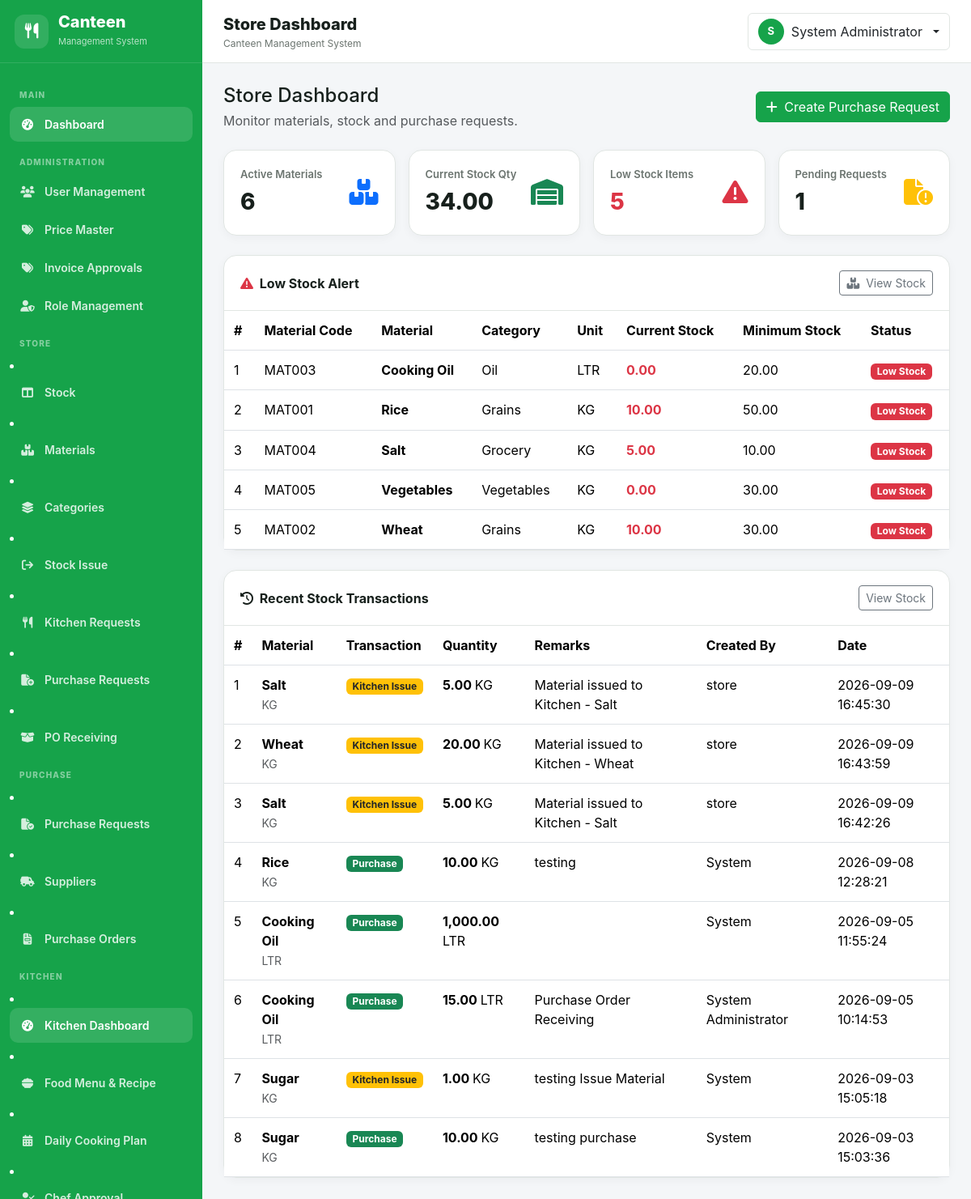
/store/dashboard.php (signed in), run on the app's committed database.
### tables this page shows
CREATE TABLE `materials` (
  `id` int(10) UNSIGNED NOT NULL,
  `material_code` varchar(50) DEFAULT NULL,
  `material_name` varchar(150) NOT NULL,
  `category` varchar(100) DEFAULT NULL,
  `unit` varchar(50) NOT NULL,
  `unit_price` decimal(10,2) NOT NULL DEFAULT 0.00,
  `minimum_stock` decimal(12,2) DEFAULT 0.00,
  `current_stock` decimal(12,2) DEFAULT 0.00,
  `status` enum('Enable','Disabled') DEFAULT 'Enable',
  `created_at` datetime DEFAULT current_timestamp(),
  `updated_at` datetime DEFAULT NULL ON UPDATE current_timestamp()
);

CREATE TABLE `stock_transactions` (
  `id` int(10) UNSIGNED NOT NULL,
  `material_id` int(10) UNSIGNED NOT NULL,
  `transaction_type` enum('PURCHASE','ISSUE_KITCHEN','RETURN','ADJUSTMENT') NOT NULL,
  `quantity` decimal(12,2) NOT NULL,
  `reference_no` varchar(100) DEFAULT NULL,
  `reference_id` int(10) UNSIGNED DEFAULT NULL,
  `remarks` varchar(255) DEFAULT NULL,
  `created_by` int(10) UNSIGNED DEFAULT NULL,
  `created_at` datetime DEFAULT current_timestamp()
);

CREATE TABLE `users` (
  `id` int(10) UNSIGNED NOT NULL,
  `role_id` int(10) UNSIGNED NOT NULL,
  `employee_code` varchar(50) DEFAULT NULL,
  `employee_name` varchar(150) NOT NULL,
  `email` varchar(150) NOT NULL,
  `password` varchar(255) NOT NULL,
  `status` enum('Enable','Disabled') NOT NULL DEFAULT 'Enable',
  `created_at` datetime NOT NULL DEFAULT current_timestamp(),
  `updated_at` datetime DEFAULT NULL ON UPDATE current_timestamp()
);

### includes/functions.php (called while the page is built, shortened)
<?php
function e(?string $value): string {
    return htmlspecialchars($value ?? '', ENT_QUOTES, 'UTF-8');
}

### store/dashboard.php (the view, shortened to what this page needs)
<?php
require_once __DIR__ . '/../config/database.php';
require_once __DIR__ . '/../includes/functions.php';
$stmt = $con->query("
    SELECT COUNT(*)
    FROM materials
    WHERE status = 'Enable'
");
$totalMaterials = (int) $stmt->fetchColumn();
$stmt = $con->query("
    SELECT COALESCE(SUM(current_stock), 0)
    FROM materials
    WHERE status = 'Enable'
");
$totalStock = (float) $stmt->fetchColumn();
$stmt = $con->query("
    SELECT COUNT(*)
    FROM materials
    WHERE status = 'Enable'
      AND current_stock <= minimum_stock
");
$lowStockCount = (int) $stmt->fetchColumn();
$stmt = $con->query("
    SELECT COUNT(*)
    FROM purchase_requests
    WHERE status = 'Pending'
");
$pendingRequests = (int) $stmt->fetchColumn();
$stmt = $con->query("
    SELECT
        id,
        material_code,
        material_name,
        category,
        unit,
        current_stock,
        minimum_stock
    FROM materials
    WHERE status = 'Enable'
      AND current_stock <= minimum_stock
    ORDER BY material_name ASC
");
$lowStockMaterials = $stmt->fetchAll();
$stmt = $con->query("
    SELECT
        st.id,
        st.transaction_type,
        st.quantity,
        st.remarks,
        st.created_at,
        m.material_name,
        m.unit,
        u.employee_name
    FROM stock_transactions st
    INNER JOIN materials m
        ON m.id = st.material_id
    LEFT JOIN users u
        ON u.id = st.created_by
    ORDER BY st.id DESC
    LIMIT 10
");
$recentTransactions = $stmt->fetchAll();
require_once __DIR__ . '/../includes/header.php';
require_once __DIR__ . '/../includes/sidebar.php';
?>
<main class="main-content">
    <?php require_once __DIR__ . '/../includes/topbar.php'; ?>
    <div class="page-body">
        <div class="d-flex justify-content-between align-items-center mb-4">
            <div>
                <h4 class="mb-1">Store Dashboard</h4>
                <div class="text-muted">
                    Monitor materials, stock and purchase requests.
                </div>
            </div>
            <a href="purchase_requests.php" class="btn btn-primary">
                <i class="fa-solid fa-plus me-1"></i>
                Create Purchase Request
            </a>
        </div>
        <div class="row g-3 mb-4">
            <div class="col-xl-3 col-md-6">
                <div class="stat-card">
                    <div class="d-flex justify-content-between align-items-center">
                        <div>
                            <div class="stat-label">
                                Active Materials
                            </div>
                            <div class="stat-value">
                                <?= $totalMaterials ?>
                            </div>
                        </div>
                        <div class="fs-2 text-primary">
                            <i class="fa-solid fa-boxes-stacked"></i>
                        </div>
                    </div>
                </div>
            </div>
            <div class="col-xl-3 col-md-6">
                <div class="stat-card">
                    <div class="d-flex justify-content-between align-items-center">
                        <div>
                            <div class="stat-label">
                                Current Stock Qty
                            </div>
                            <div class="stat-value">
                                <?= number_format($totalStock, 2) ?>
                            </div>
                        </div>
                        <div class="fs-2 text-success">
                            <i class="fa-solid fa-warehouse"></i>
                        </div>
                    </div>
                </div>
            </div>
            <div class="col-xl-3 col-md-6">
                <div class="stat-card">
                    <div class="d-flex justify-content-between align-items-center">
                        <div>
                            <div class="stat-label">
                                Low Stock Items
                            </div>
                            <div class="stat-value text-danger">
                                <?= $lowStockCount ?>
                            </div>
                        </div>
                        <div class="fs-2 text-danger">
                            <i class="fa-solid fa-triangle-exclamation"></i>
                        </div>
                    </div>
                </div>
            </div>
            <div class="col-xl-3 col-md-6">
                <div class="stat-card">
                    <div class="d-flex justify-content-between align-items-center">
                        <div>
                            <div class="stat-label">
                                Pending Requests
                            </div>
                            <div class="stat-value">
                                <?= $pendingRequests ?>
                            </div>
                        </div>
                        <div class="fs-2 text-warning">
                            <i class="fa-solid fa-file-circle-exclamation"></i>
                        </div>
                    </div>
                </div>
            </div>
        </div>
        <div class="content-card mb-4">
            <div class="content-card-header d-flex justify-content-between align-items-center">
                <div>
                    <strong>
                        <i class="fa-solid fa-triangle-exclamation text-danger me-1"></i>
                        Low Stock Alert
                    </strong>
                </div>
                <a href="stock.php"
                   class="btn btn-sm btn-outline-secondary">
                    <i class="fa-solid fa-boxes-stacked me-1"></i>
                    View Stock
                </a>
            </div>
            <div class="table-responsive">
                <table class="table table-hover mb-0">
                    <thead>
                        <tr>
                            <th>#</th>
                            <th>Material Code</th>
                            <th>Material</th>
                            <th>Category</th>
                            <th>Unit</th>
                            <th>Current Stock</th>
                            <th>Minimum Stock</th>
                            <th>Status</th>
                        </tr>
                    </thead>
                    <tbody>
                    <?php if (empty($lowStockMaterials)): ?>
                        <tr>
                            <td colspan="8"
                                class="text-center text-muted py-4">
                                <i class="fa-solid fa-circle-check text-success me-1"></i>
                                No low-stock materials.
                            </td>
                        </tr>
                    <?php else: ?>
                        <?php foreach ($lowStockMaterials as $index => $material): ?>
                            <tr>
                                <td>
                                    <?= $index + 1 ?>
                                </td>
                                <td>
                                    <?= e($material['material_code']) ?>
                                </td>
                                <td>
                                    <strong>
                                        <?= e($material['material_name']) ?>
                                    </strong>
                                </td>
                                <td>
                                    <?= e($material['category']) ?>
                                </td>
                                <td>
                                    <?= e($material['unit']) ?>
                                </td>
                                <td>
                                    <strong class="text-danger">
                                        <?= number_format(
                                            (float)$material['current_stock'],
                                            2
                                        ) ?>
                                    </strong>
                                </td>
                                <td>
                                    <?= number_format(
                                        (float)$material['minimum_stock'],
                                        2
                                    ) ?>
                                </td>
                                <td>
                                    <span class="badge bg-danger">
                                        Low Stock
                                    </span>
                                </td>
                            </tr>
                        <?php endforeach; ?>
                    <?php endif; ?>
                    </tbody>
                </table>
            </div>
        </div>
        <div class="content-card">
            <div class="content-card-header d-flex justify-content-between align-items-center">
                <strong>
                    <i class="fa-solid fa-clock-rotate-left me-1"></i>
                    Recent Stock Transactions
                </strong>
                <a href="stock.php"
                   class="btn btn-sm btn-outline-secondary">
                    View Stock
                </a>
            </div>
            <div class="table-responsive">
                <table class="table table-hover mb-0">
                    <thead>
                        <tr>
                            <th>#</th>
                            <th>Material</th>
                            <th>Transaction</th>
                            <th>Quantity</th>
                            <th>Remarks</th>
                            <th>Created By</th>
                            <th>Date</th>
                        </tr>
                    </thead>
                    <tbody>
                    <?php if (empty($recentTransactions)): ?>
                        <tr>
                            <td colspan="7"
                                class="text-center text-muted py-4">
                                No stock transactions found.
                            </td>
                        </tr>
                    <?php else: ?>
                        <?php foreach ($recentTransactions as $index => $transaction): ?>
                            <tr>
                                <td>
                                    <?= $index + 1 ?>
                                </td>
                                <td>
                                    <strong>
                                        <?= e($transaction['material_name']) ?>
                                    </strong>
                                    <br>
                                    <small class="text-muted">
                                        <?= e($transaction['unit']) ?>
                                    </small>
                                </td>
                                <td>
                                    <?php
                                    $transactionType =
                                        $transaction['transaction_type'];
                                    if ($transactionType === 'PURCHASE') {
                                        $badgeClass = 'bg-success';
                                        $label = 'Purchase';
                                    } elseif ($transactionType === 'ISSUE_KITCHEN') {
                                        $badgeClass = 'bg-warning text-dark';
                                        $label = 'Kitchen Issue';
                                    } elseif ($transactionType === 'RETURN') {
                                        $badgeClass = 'bg-info text-dark';
                                        $label = 'Return';
                                    } else {
                                        $badgeClass = 'bg-secondary';
                                        $label = 'Adjustment';
                                    }
                                    ?>
                                    <span class="badge <?= $badgeClass ?>">
                                        <?= e($label) ?>
                                    </span>
                                </td>
                                <td>
                                    <strong>
                                        <?= number_format(
                                            (float)$transaction['quantity'],
                                            2
                                        ) ?>
                                    </strong>
                                    <?= e($transaction['unit']) ?>
                                </td>
                                <td>
                                    <?= e(
                                        $transaction['remarks'] ?? ''
                                    ) ?>
                                </td>
                                <td>
                                    <?= e(
                                        $transaction['employee_name']
                                        ?? 'System'
                                    ) ?>
                                </td>
                                <td>
                                    <?= e(
                                        $transaction['created_at']
                                    ) ?>
                                </td>
                            </tr>
                        <?php endforeach; ?>
                    <?php endif; ?>
                    </tbody>
                </table>
            </div>
        </div>
    </div>
</main>
<?php
require_once __DIR__ . '/../includes/footer.php';
?>

### data on the page
materials: material_code "MAT003", material_name "Cooking Oil", category "Oil", unit "LTR", current_stock "0.00", minimum_stock "20.00"
materials: material_code "MAT001", material_name "Rice", category "Grains", unit "KG", current_stock "10.00", minimum_stock "50.00"
materials: material_code "MAT004", material_name "Salt", category "Grocery", unit "KG", current_stock "5.00", minimum_stock "10.00"
materials: material_code "MAT005", material_name "Vegetables", category "Vegetables", unit "KG", current_stock "0.00", minimum_stock "30.00"
materials: material_code "MAT002", material_name "Wheat", category "Grains", unit "KG", current_stock "10.00", minimum_stock "30.00"
stock_transactions: material.material_name "Salt", material.unit "KG", transaction_type "Kitchen Issue", quantity "5.00", remarks "Material issued to Kitchen - Salt", created_by.employee_name "store", created_at "2026-09-09 16:45:30"
stock_transactions: material.material_name "Wheat", material.unit "KG", transaction_type "Kitchen Issue", quantity "20.00", remarks "Material issued to Kitchen - Wheat", created_by.employee_name "store", created_at "2026-09-09 16:43:59"
stock_transactions: material.material_name "Salt", material.unit "KG", transaction_type "Kitchen Issue", quantity "5.00", remarks "Material issued to Kitchen - Salt", created_by.employee_name "store", created_at "2026-09-09 16:42:26"
stock_transactions: material.material_name "Rice", material.unit "KG", transaction_type "Purchase", quantity "10.00", remarks "testing", employee_name "System", created_at "2026-09-08 12:28:21"
stock_transactions: material.material_name "Cooking Oil", material.unit "LTR", transaction_type "Purchase", quantity "1,000.00", employee_name "System", created_at "2026-09-05 11:55:24"
stock_transactions: material.material_name "Cooking Oil", material.unit "LTR", transaction_type "Purchase", quantity "15.00", remarks "Purchase Order Receiving", created_by.employee_name "System Administrator", created_at "2026-09-05 10:14:53"
stock_transactions: material.material_name "Sugar", material.unit "KG", transaction_type "Kitchen Issue", quantity "1.00", remarks "testing Issue Material", employee_name "System", created_at "2026-09-03 15:05:18"
stock_transactions: material.material_name "Sugar", material.unit "KG", transaction_type "Purchase", quantity "10.00", remarks "testing purchase", employee_name "System", created_at "2026-09-03 15:03:36"

### other printed values
$pageTitle "Store Dashboard"
substr($_SESSION['employee_name'] ?? 'U', 0, 1) "S"
$_SESSION['employee_name'] "System Administrator"
$totalMaterials "6"
$totalStock "34.00"
$lowStockCount "5"
$pendingRequests "1"
